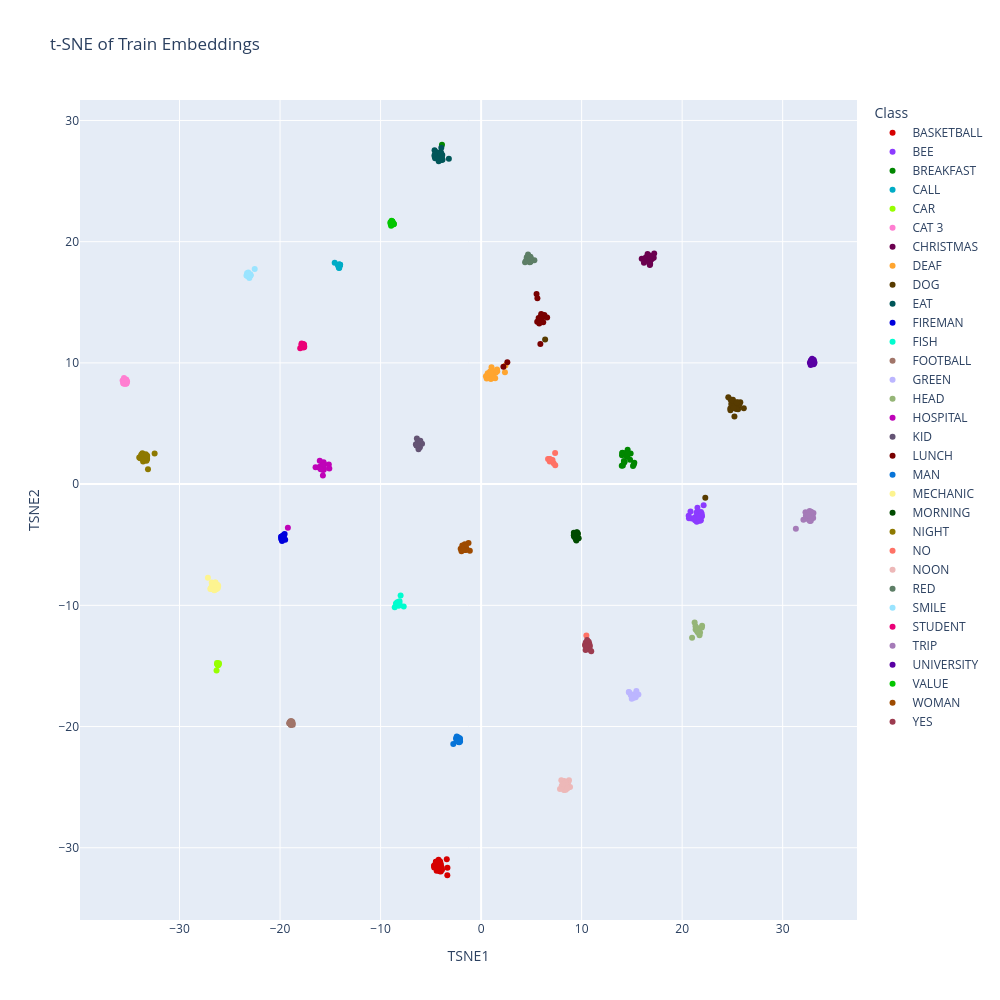

The notebook cell this image was saved under:
### Code cell
embeddings = train["last_embeddings"]
labels = train["labels"]
id_to_label = train["id_to_label"]

class_names = [id_to_label[label] for label in labels]

tsne = TSNE(
    n_components=2,
    perplexity=30,
    learning_rate="auto",
    init="pca",
    random_state=42
)

embeddings_2d = tsne.fit_transform(embeddings)

df = pd.DataFrame({
    "TSNE1": embeddings_2d[:, 0],
    "TSNE2": embeddings_2d[:, 1],
    "Class": class_names
})

palette_32 = cc.glasbey[:32]

fig = px.scatter(
    df,
    x="TSNE1",
    y="TSNE2",
    color="Class",
    title="t-SNE of Train Embeddings",
    width=1000,
    height=1000,
    color_discrete_sequence=palette_32
)

fig.show()

### Figure 1 — Plotly figure (JSON) as saved in the notebook; plotly's stock layout.template omitted (floating-point values rounded to 4 significant figures)
{"data": [{"hovertemplate": "Class=BASKETBALL<br>TSNE1=%{x}<br>TSNE2=%{y}<extra></extra>", "legendgroup": "BASKETBALL", "marker": {"color": "#d60000", "symbol": "circle"}, "mode": "markers", "name": "BASKETBALL", "orientation": "v", "showlegend": true, "type": "scatter", "x": [-4.423, -3.922, -3.361, -4.093, -4.038, -4.01, -4.132, -4.624, -4.075, -4.26, -4.227, -4.69, -4.015, -4.318, -4.424, -4.498, -4.022, -4.058, -4.267, -3.348, -3.415, -4.076, -4.472, -4.598, -4.665, -4.566, -4.231, -4.367, -4.5, -3.888], "xaxis": "x", "y": [-31.9, -31.62, -32.27, -31.26, -31.74, -31.96, -31.95, -31.45, -31.14, -31.74, -31.19, -31.48, -31.44, -31.21, -31.63, -31.15, -31.31, -31.35, -31.79, -31.64, -30.94, -31.41, -31.14, -31.58, -31.64, -31.58, -30.99, -31.66, -31.19, -31.81], "yaxis": "y"}, {"hovertemplate": "Class=BEE<br>TSNE1=%{x}<br>TSNE2=%{y}<extra></extra>", "legendgroup": "BEE", "marker": {"color": "#8c3bff", "symbol": "circle"}, "mode": "markers", "name": "BEE", "orientation": "v", "showlegend": true, "type": "scatter", "x": [21.43, 21.49, 20.95, 21.56, 21.97, 21.44, 21.28, 22.14, 21.94, 21.87, 21.94, 21.86, 21.55, 21.41, 21.57, 21.3, 21.77, 20.68, 21.31, 21.5, 21.52, 21.45, 20.65, 21.61, 20.83, 21.17], "xaxis": "x", "y": [-2.335, -2.908, -2.846, -2.589, -2.65, -2.741, -2.975, -1.743, -2.433, -2.291, -2.612, -2.985, -2.776, -2.867, -3.017, -2.725, -3.013, -2.814, -2.747, -2.797, -1.957, -3.115, -2.618, -2.68, -2.268, -2.827], "yaxis": "y"}, {"hovertemplate": "Class=BREAKFAST<br>TSNE1=%{x}<br>TSNE2=%{y}<extra></extra>", "legendgroup": "BREAKFAST", "marker": {"color": "#018700", "symbol": "circle"}, "mode": "markers", "name": "BREAKFAST", "orientation": "v", "showlegend": true, "type": "scatter", "x": [15.24, 13.99, 15.11, 14.26, -3.893, 14.04, 14.48, 14.29, 14.2, 15.19, 14.82, 14.21, 14.88, 14.07, 14.32, 14.39, 14.44, 14.02, 14.58, 14.1, 14.37, 14.25, 14.25, 14.55, 14.48, 14.58], "xaxis": "x", "y": [1.756, 1.507, 1.498, 1.837, 28.0, 2.557, 2.485, 2.484, 1.9, 1.622, 2.018, 1.804, 2.517, 2.579, 2.522, 2.417, 2.531, 2.391, 2.845, 1.537, 2.461, 1.801, 2.53, 2.257, 2.319, 2.529], "yaxis": "y"}, {"hovertemplate": "Class=CALL<br>TSNE1=%{x}<br>TSNE2=%{y}<extra></extra>", "legendgroup": "CALL", "marker": {"color": "#00acc6", "symbol": "circle"}, "mode": "markers", "name": "CALL", "orientation": "v", "showlegend": true, "type": "scatter", "x": [-14.08, -14.09, -14.16, -14.03, -14.2, -14.17, -14.14, -14.15, -14.13, -14.17, -14.15, -14.16, -14.03, -14.19, -14.07, -14.57, -14.11, -14.11, -14.18], "xaxis": "x", "y": [18.0, 18.11, 18.02, 18.09, 18.04, 18.03, 18.01, 18.11, 17.83, 17.91, 18.03, 17.98, 18.09, 18.02, 18.08, 18.27, 18.03, 17.85, 18.01], "yaxis": "y"}, {"hovertemplate": "Class=CAR<br>TSNE1=%{x}<br>TSNE2=%{y}<extra></extra>", "legendgroup": "CAR", "marker": {"color": "#97ff00", "symbol": "circle"}, "mode": "markers", "name": "CAR", "orientation": "v", "showlegend": true, "type": "scatter", "x": [-26.22, -26.08, -26.2, -26.27, -26.19, -26.2, -26.21, -26.17, -26.11, -26.17, -26.2, -26.14, -26.19, -26.18, -26.19, -26.32, -26.2, -26.21, -26.18], "xaxis": "x", "y": [-14.89, -14.79, -14.9, -14.77, -14.82, -14.86, -14.84, -14.85, -14.89, -14.79, -14.89, -14.93, -14.89, -14.88, -14.86, -15.37, -14.91, -14.85, -14.83], "yaxis": "y"}, {"hovertemplate": "Class=CAT 3<br>TSNE1=%{x}<br>TSNE2=%{y}<extra></extra>", "legendgroup": "CAT 3", "marker": {"color": "#ff7ed1", "symbol": "circle"}, "mode": "markers", "name": "CAT 3", "orientation": "v", "showlegend": true, "type": "scatter", "x": [-35.52, -35.54, -35.32, -35.52, -35.36, -35.51, -35.31, -35.66, -35.31, -35.62, -35.52, -35.31, -35.29, -35.28, -35.47, -35.28, -35.47, -35.27, -35.5, -35.22, -35.53], "xaxis": "x", "y": [8.384, 8.322, 8.282, 8.283, 8.294, 8.396, 8.388, 8.551, 8.631, 8.349, 8.322, 8.441, 8.573, 8.319, 8.556, 8.502, 8.565, 8.345, 8.349, 8.468, 8.76], "yaxis": "y"}, {"hovertemplate": "Class=CHRISTMAS<br>TSNE1=%{x}<br>TSNE2=%{y}<extra></extra>", "legendgroup": "CHRISTMAS", "marker": {"color": "#6b004f", "symbol": "circle"}, "mode": "markers", "name": "CHRISTMAS", "orientation": "v", "showlegend": true, "type": "scatter", "x": [16.81, 17.01, 16.82, 17.18, 16.71, 16.7, 16.78, 16.83, 16.35, 16.62, 16.6, 15.98, 16.2, 16.49, 17.22, 16.94, 16.56, 16.97, 16.8, 16.42, 16.54, 16.62, 16.18, 16.68, 16.81, 16.83], "xaxis": "x", "y": [18.21, 18.64, 18.76, 18.67, 18.29, 18.44, 18.08, 18.81, 18.63, 18.53, 18.46, 18.59, 18.26, 18.63, 19.03, 18.62, 18.98, 18.54, 18.52, 18.72, 18.77, 18.84, 18.6, 18.88, 18.14, 18.78], "yaxis": "y"}, {"hovertemplate": "Class=DEAF<br>TSNE1=%{x}<br>TSNE2=%{y}<extra></extra>", "legendgroup": "DEAF", "marker": {"color": "#ffa52f", "symbol": "circle"}, "mode": "markers", "name": "DEAF", "orientation": "v", "showlegend": true, "type": "scatter", "x": [0.9162, 2.371, 1.605, 2.425, 1.037, 1.588, 0.7313, 0.6832, 0.9967, 0.9713, 0.6598, 0.5547, 0.901, 0.9237, 0.906, 0.4787, 1.271, 1.449, 1.097, 1.312, 1.175, 1.399, 0.7811, 0.6345, 1.018, 0.9665], "xaxis": "x", "y": [8.96, 9.226, 9.313, 9.794, 9.645, 9.462, 8.793, 9.069, 8.965, 8.674, 9.153, 8.711, 8.882, 9.299, 9.299, 8.897, 8.764, 9.188, 9.025, 9.3, 9.039, 8.728, 8.753, 9.002, 9.093, 9.142], "yaxis": "y"}, {"hovertemplate": "Class=DOG<br>TSNE1=%{x}<br>TSNE2=%{y}<extra></extra>", "legendgroup": "DOG", "marker": {"color": "#573b00", "symbol": "circle"}, "mode": "markers", "name": "DOG", "orientation": "v", "showlegend": true, "type": "scatter", "x": [25.34, 25.58, 25.56, 25.38, 25.62, 25.45, 25.2, 25.45, 25.57, 25.11, 25.79, 25.42, 25.69, 25.02, 24.81, 24.91, 24.81, 25.24, 25.05, 24.79, 25.38, 6.368, 24.59, 24.9, 25.49, 25.01, 22.3, 26.13, 25.15, 25.44], "xaxis": "x", "y": [6.323, 6.418, 6.538, 6.433, 6.508, 6.638, 5.579, 6.593, 6.174, 6.612, 6.759, 6.378, 6.58, 6.533, 6.983, 6.715, 6.086, 6.461, 6.954, 6.24, 6.187, 11.93, 7.166, 6.569, 6.762, 6.852, -1.122, 6.258, 6.288, 6.726], "yaxis": "y"}, {"hovertemplate": "Class=EAT<br>TSNE1=%{x}<br>TSNE2=%{y}<extra></extra>", "legendgroup": "EAT", "marker": {"color": "#005659", "symbol": "circle"}, "mode": "markers", "name": "EAT", "orientation": "v", "showlegend": true, "type": "scatter", "x": [-3.983, -4.576, -3.843, -3.935, -4.173, -3.862, -4.628, -3.874, -3.209, -3.959, -4.537, -4.64, -4.123, -3.923, -4.28, -4.217, -4.125, -4.213, -4.247, -4.08, -4.617, -4.086, -4.075, -4.276, -3.906, -4.036], "xaxis": "x", "y": [27.35, 26.89, 26.76, 26.76, 27.18, 27.14, 27.54, 26.78, 26.85, 27.76, 27.42, 27.07, 27.34, 27.15, 27.22, 26.64, 27.36, 27.03, 27.01, 26.96, 27.17, 26.76, 26.74, 26.83, 26.95, 27.24], "yaxis": "y"}, {"hovertemplate": "Class=FIREMAN<br>TSNE1=%{x}<br>TSNE2=%{y}<extra></extra>", "legendgroup": "FIREMAN", "marker": {"color": "#0000dd", "symbol": "circle"}, "mode": "markers", "name": "FIREMAN", "orientation": "v", "showlegend": true, "type": "scatter", "x": [-19.54, -19.68, -19.6, -19.66, -19.76, -19.89, -19.8, -19.66, -19.68, -19.88, -19.87, -19.81, -19.74, -19.82, -19.78, -19.78, -19.86, -19.49, -19.73, -19.83], "xaxis": "x", "y": [-4.115, -4.244, -4.183, -4.254, -4.274, -4.339, -4.692, -4.442, -4.345, -4.53, -4.351, -4.414, -4.392, -4.598, -4.538, -4.422, -4.534, -4.583, -4.302, -4.388], "yaxis": "y"}, {"hovertemplate": "Class=FISH<br>TSNE1=%{x}<br>TSNE2=%{y}<extra></extra>", "legendgroup": "FISH", "marker": {"color": "#00fdcf", "symbol": "circle"}, "mode": "markers", "name": "FISH", "orientation": "v", "showlegend": true, "type": "scatter", "x": [-7.697, -8.114, -8.188, -8.201, -8.453, -8.008, -8.178, -8.2, -8.593, -8.327, -8.454, -8.127, -8.29, -8.373, -8.242, -8.141, -8.311, -8.275, -8.33, -8.357, -8.206], "xaxis": "x", "y": [-10.09, -9.666, -9.926, -9.815, -9.868, -9.197, -9.957, -10.03, -10.15, -9.916, -9.849, -9.855, -9.805, -9.857, -9.841, -9.889, -9.744, -9.933, -9.837, -9.768, -9.864], "yaxis": "y"}, {"hovertemplate": "Class=FOOTBALL<br>TSNE1=%{x}<br>TSNE2=%{y}<extra></extra>", "legendgroup": "FOOTBALL", "marker": {"color": "#a17569", "symbol": "circle"}, "mode": "markers", "name": "FOOTBALL", "orientation": "v", "showlegend": true, "type": "scatter", "x": [-18.94, -18.77, -18.97, -18.78, -18.87, -18.99, -18.82, -18.9, -18.88, -18.74, -18.78, -19.1, -18.95, -18.88, -18.86, -18.96, -19.03, -18.93, -19.03, -18.91], "xaxis": "x", "y": [-19.76, -19.64, -19.56, -19.73, -19.66, -19.62, -19.58, -19.64, -19.84, -19.85, -19.76, -19.73, -19.76, -19.56, -19.83, -19.81, -19.7, -19.86, -19.66, -19.6], "yaxis": "y"}, {"hovertemplate": "Class=GREEN<br>TSNE1=%{x}<br>TSNE2=%{y}<extra></extra>", "legendgroup": "GREEN", "marker": {"color": "#bcb6ff", "symbol": "circle"}, "mode": "markers", "name": "GREEN", "orientation": "v", "showlegend": true, "type": "scatter", "x": [14.86, 15.39, 15.13, 15.3, 14.71, 14.7, 15.65, 15.05, 14.99, 15.16, 14.99, 15.45, 15.29, 15.2, 15.11, 14.9, 15.07, 15.17, 15.3, 15.06, 14.99], "xaxis": "x", "y": [-17.32, -17.55, -17.48, -17.36, -17.18, -17.15, -17.36, -17.52, -17.49, -17.57, -17.53, -17.08, -17.33, -17.48, -17.52, -17.39, -17.64, -17.54, -17.61, -17.55, -17.71], "yaxis": "y"}, {"hovertemplate": "Class=HEAD<br>TSNE1=%{x}<br>TSNE2=%{y}<extra></extra>", "legendgroup": "HEAD", "marker": {"color": "#95b577", "symbol": "circle"}, "mode": "markers", "name": "HEAD", "orientation": "v", "showlegend": true, "type": "scatter", "x": [21.6, 21.59, 21.52, 21.34, 20.99, 21.63, 21.57, 21.56, 21.6, 21.24, 21.42, 21.51, 21.73, 21.54, 21.98, 21.96, 21.56, 21.78, 21.33, 21.61, 21.56], "xaxis": "x", "y": [-11.94, -12.09, -12.18, -11.99, -12.66, -12.26, -12.18, -12.18, -12.12, -11.41, -11.85, -12.12, -12.47, -12.19, -11.68, -11.83, -12.08, -12.24, -11.73, -12.21, -12.07], "yaxis": "y"}, {"hovertemplate": "Class=HOSPITAL<br>TSNE1=%{x}<br>TSNE2=%{y}<extra></extra>", "legendgroup": "HOSPITAL", "marker": {"color": "#bf03b8", "symbol": "circle"}, "mode": "markers", "name": "HOSPITAL", "orientation": "v", "showlegend": true, "type": "scatter", "x": [-15.92, -16.47, -15.91, -15.84, -15.72, -15.66, -15.81, -15.82, -15.74, -15.71, -15.68, -19.22, -15.73, -16.07, -15.64, -15.66, -15.15, -15.1, -15.87, -16.12, -15.74, -16.05, -15.7, -15.65, -15.72, -15.96], "xaxis": "x", "y": [1.433, 1.395, 1.499, 1.255, 1.38, 1.358, 1.343, 1.482, 1.508, 1.157, 1.621, -3.603, 1.578, 1.403, 1.211, 1.811, 1.622, 1.291, 1.227, 1.38, 0.7093, 1.929, 1.33, 1.668, 1.507, 1.233], "yaxis": "y"}, {"hovertemplate": "Class=KID<br>TSNE1=%{x}<br>TSNE2=%{y}<extra></extra>", "legendgroup": "KID", "marker": {"color": "#645474", "symbol": "circle"}, "mode": "markers", "name": "KID", "orientation": "v", "showlegend": true, "type": "scatter", "x": [-6.241, -6.297, -6.329, -6.428, -6.287, -6.486, -5.875, -6.25, -6.422, -6.287, -6.314, -6.087, -6.341, -6.367, -6.226, -6.399, -6.276, -6.368, -6.047, -6.388], "xaxis": "x", "y": [3.473, 3.297, 3.274, 3.267, 3.355, 3.28, 3.324, 3.382, 3.185, 3.269, 3.345, 3.036, 3.284, 3.285, 2.878, 3.195, 3.194, 3.23, 3.582, 3.767], "yaxis": "y"}, {"hovertemplate": "Class=LUNCH<br>TSNE1=%{x}<br>TSNE2=%{y}<extra></extra>", "legendgroup": "LUNCH", "marker": {"color": "#790000", "symbol": "circle"}, "mode": "markers", "name": "LUNCH", "orientation": "v", "showlegend": true, "type": "scatter", "x": [6.295, 2.609, 5.515, 2.22, 6.054, 5.911, 5.993, 6.291, 5.98, 5.893, 5.581, 6.57, 5.979, 5.6, 5.722, 5.82, 5.948, 6.001, 6.028, 6.163, 5.915, 6.179, 6.033, 5.785, 5.887], "xaxis": "x", "y": [13.88, 10.06, 15.67, 9.681, 13.73, 13.77, 13.93, 13.96, 13.74, 11.56, 13.4, 13.74, 14.03, 15.34, 13.7, 13.53, 13.58, 13.77, 13.8, 13.9, 13.73, 13.35, 13.65, 13.25, 13.65], "yaxis": "y"}, {"hovertemplate": "Class=MAN<br>TSNE1=%{x}<br>TSNE2=%{y}<extra></extra>", "legendgroup": "MAN", "marker": {"color": "#0774d8", "symbol": "circle"}, "mode": "markers", "name": "MAN", "orientation": "v", "showlegend": true, "type": "scatter", "x": [-2.497, -2.359, -2.24, -2.767, -2.135, -2.311, -2.303, -2.291, -2.145, -2.335, -2.228, -2.111, -2.424, -2.095, -2.185, -2.307, -2.428, -2.142, -2.118, -2.186, -2.31], "xaxis": "x", "y": [-20.98, -21.09, -21.22, -21.43, -21.1, -20.89, -21.21, -21.16, -20.97, -21.06, -21.27, -20.98, -20.82, -21.23, -21.08, -21.16, -21.18, -21.25, -21.08, -21.29, -21.2], "yaxis": "y"}, {"hovertemplate": "Class=MECHANIC<br>TSNE1=%{x}<br>TSNE2=%{y}<extra></extra>", "legendgroup": "MECHANIC", "marker": {"color": "#fdf490", "symbol": "circle"}, "mode": "markers", "name": "MECHANIC", "orientation": "v", "showlegend": true, "type": "scatter", "x": [-26.32, -26.29, -26.21, -27.18, -26.66, -26.31, -26.19, -26.89, -26.38, -26.81, -26.15, -26.47, -26.28, -26.43, -26.55, -26.74, -26.44, -26.59, -26.54, -26.61, -26.71, -26.39, -26.8, -26.93, -26.8, -26.54], "xaxis": "x", "y": [-8.459, -8.532, -8.316, -7.727, -8.291, -8.308, -8.564, -8.583, -8.676, -8.662, -8.41, -8.176, -8.631, -8.108, -8.174, -8.368, -8.126, -8.202, -8.75, -8.645, -8.624, -8.26, -8.475, -8.651, -8.12, -8.736], "yaxis": "y"}, {"hovertemplate": "Class=MORNING<br>TSNE1=%{x}<br>TSNE2=%{y}<extra></extra>", "legendgroup": "MORNING", "marker": {"color": "#004b00", "symbol": "circle"}, "mode": "markers", "name": "MORNING", "orientation": "v", "showlegend": true, "type": "scatter", "x": [9.264, 9.323, 9.411, 9.434, 9.508, 9.351, 9.558, 9.536, 9.27, 9.396, 9.343, 9.354, 9.277, 9.634, 9.516, 9.282, 9.225, 9.222, 9.475, 9.706, 9.424], "xaxis": "x", "y": [-4.119, -4.154, -4.413, -4.323, -4.331, -4.344, -3.998, -4.135, -4.344, -4.374, -4.327, -4.041, -4.341, -4.086, -3.97, -4.191, -4.008, -4.216, -4.652, -4.474, -4.557], "yaxis": "y"}, {"hovertemplate": "Class=NIGHT<br>TSNE1=%{x}<br>TSNE2=%{y}<extra></extra>", "legendgroup": "NIGHT", "marker": {"color": "#8e7900", "symbol": "circle"}, "mode": "markers", "name": "NIGHT", "orientation": "v", "showlegend": true, "type": "scatter", "x": [-33.53, -33.23, -34.01, -33.14, -33.74, -33.59, -33.91, -33.81, -33.7, -33.73, -33.81, -33.29, -33.64, -33.42, -33.36, -33.24, -33.46, -33.52, -33.26, -33.62, -33.32, -33.22, -33.32, -33.55, -33.33, -32.48], "xaxis": "x", "y": [1.983, 2.078, 2.202, 1.233, 2.237, 1.957, 2.136, 2.337, 2.545, 2.432, 2.428, 1.92, 2.361, 2.075, 2.454, 2.094, 2.394, 2.035, 2.214, 1.875, 2.183, 2.344, 2.383, 2.063, 2.382, 2.534], "yaxis": "y"}, {"hovertemplate": "Class=NO<br>TSNE1=%{x}<br>TSNE2=%{y}<extra></extra>", "legendgroup": "NO", "marker": {"color": "#ff7266", "symbol": "circle"}, "mode": "markers", "name": "NO", "orientation": "v", "showlegend": true, "type": "scatter", "x": [6.825, 6.88, 6.948, 7.216, 10.47, 7.104, 7.048, 6.776, 6.931, 6.975, 6.659, 7.374, 6.894, 6.952, 6.907, 6.826, 7.361, 7.006, 6.942, 6.922], "xaxis": "x", "y": [2.074, 1.986, 1.986, 1.713, -12.49, 1.997, 1.913, 2.071, 1.914, 1.942, 2.08, 1.566, 2.008, 1.982, 1.972, 1.874, 2.575, 1.935, 1.959, 1.998], "yaxis": "y"}, {"hovertemplate": "Class=NOON<br>TSNE1=%{x}<br>TSNE2=%{y}<extra></extra>", "legendgroup": "NOON", "marker": {"color": "#edb8b8", "symbol": "circle"}, "mode": "markers", "name": "NOON", "orientation": "v", "showlegend": true, "type": "scatter", "x": [8.664, 7.848, 8.311, 8.743, 8.393, 8.285, 8.428, 8.269, 8.375, 8.292, 8.273, 8.703, 8.022, 8.847, 8.575, 8.248, 8.437, 8.19, 7.981, 8.503, 8.595, 8.407, 8.048, 8.379, 8.178], "xaxis": "x", "y": [-24.58, -25.16, -24.82, -24.43, -25.13, -25.21, -25.2, -24.72, -24.59, -24.58, -24.49, -24.98, -24.87, -24.99, -25.0, -25.24, -25.04, -24.73, -24.43, -24.92, -25.08, -24.62, -24.91, -24.67, -24.74], "yaxis": "y"}, {"hovertemplate": "Class=RED<br>TSNE1=%{x}<br>TSNE2=%{y}<extra></extra>", "legendgroup": "RED", "marker": {"color": "#5d7e66", "symbol": "circle"}, "mode": "markers", "name": "RED", "orientation": "v", "showlegend": true, "type": "scatter", "x": [4.757, 4.717, 4.954, 4.834, 4.844, 4.9, 4.928, 5.298, 4.466, 4.888, 4.792, 4.889, 4.798, 4.742, 4.542, 4.723, 4.825, 4.882, 4.918, 4.67, 4.373], "xaxis": "x", "y": [18.68, 18.74, 18.58, 18.31, 18.71, 18.36, 18.35, 18.47, 18.44, 18.4, 18.61, 18.76, 18.69, 18.64, 18.72, 18.79, 18.64, 18.43, 18.71, 18.93, 18.3], "yaxis": "y"}, {"hovertemplate": "Class=SMILE<br>TSNE1=%{x}<br>TSNE2=%{y}<extra></extra>", "legendgroup": "SMILE", "marker": {"color": "#9ae4ff", "symbol": "circle"}, "mode": "markers", "name": "SMILE", "orientation": "v", "showlegend": true, "type": "scatter", "x": [-23.1, -23.28, -23.16, -23.26, -22.97, -23.22, -23.14, -23.0, -23.06, -22.94, -22.93, -23.11, -23.17, -23.2, -22.52, -23.17, -23.34, -23.29, -22.97, -23.2, -23.1], "xaxis": "x", "y": [17.19, 17.39, 17.46, 17.18, 17.31, 17.29, 17.31, 17.21, 17.01, 17.23, 17.22, 17.12, 17.35, 17.17, 17.74, 17.35, 17.21, 17.25, 17.21, 17.39, 17.29], "yaxis": "y"}, {"hovertemplate": "Class=STUDENT<br>TSNE1=%{x}<br>TSNE2=%{y}<extra></extra>", "legendgroup": "STUDENT", "marker": {"color": "#eb0077", "symbol": "circle"}, "mode": "markers", "name": "STUDENT", "orientation": "v", "showlegend": true, "type": "scatter", "x": [-17.66, -17.62, -17.8, -17.66, -17.67, -17.68, -18.0, -17.73, -17.69, -17.8, -17.63, -17.86, -17.85, -17.84, -17.6, -17.68, -17.71, -17.6, -17.82, -17.86], "xaxis": "x", "y": [11.26, 11.51, 11.55, 11.55, 11.39, 11.4, 11.22, 11.47, 11.35, 11.53, 11.32, 11.31, 11.59, 11.45, 11.32, 11.52, 11.34, 11.4, 11.51, 11.55], "yaxis": "y"}, {"hovertemplate": "Class=TRIP<br>TSNE1=%{x}<br>TSNE2=%{y}<extra></extra>", "legendgroup": "TRIP", "marker": {"color": "#a57bb8", "symbol": "circle"}, "mode": "markers", "name": "TRIP", "orientation": "v", "showlegend": true, "type": "scatter", "x": [32.8, 32.4, 32.27, 32.67, 33.06, 32.07, 32.82, 32.6, 32.6, 32.45, 32.93, 32.81, 32.8, 32.63, 32.44, 32.51, 32.71, 32.49, 32.44, 32.97, 33.03, 32.68, 32.31, 32.85, 32.83, 32.55, 31.31], "xaxis": "x", "y": [-2.786, -2.777, -2.33, -2.382, -2.39, -2.943, -2.769, -2.906, -2.931, -2.558, -2.559, -2.293, -3.02, -2.441, -2.377, -2.805, -3.05, -2.504, -2.418, -2.515, -2.803, -2.226, -2.619, -2.3, -2.803, -2.561, -3.674], "yaxis": "y"}, {"hovertemplate": "Class=UNIVERSITY<br>TSNE1=%{x}<br>TSNE2=%{y}<extra></extra>", "legendgroup": "UNIVERSITY", "marker": {"color": "#5900a3", "symbol": "circle"}, "mode": "markers", "name": "UNIVERSITY", "orientation": "v", "showlegend": true, "type": "scatter", "x": [32.98, 33.1, 32.8, 33.08, 32.97, 33.16, 32.8, 32.71, 33.11, 32.98, 33.08, 33.02, 32.87, 32.79, 32.89, 33.14, 32.83, 33.06, 33.05, 32.88, 32.93], "xaxis": "x", "y": [10.09, 10.01, 10.15, 10.24, 10.15, 10.06, 10.18, 10.02, 10.03, 10.16, 9.881, 9.977, 10.2, 9.83, 9.955, 9.975, 10.03, 10.21, 10.24, 10.26, 10.35], "yaxis": "y"}, {"hovertemplate": "Class=VALUE<br>TSNE1=%{x}<br>TSNE2=%{y}<extra></extra>", "legendgroup": "VALUE", "marker": {"color": "#03c600", "symbol": "circle"}, "mode": "markers", "name": "VALUE", "orientation": "v", "showlegend": true, "type": "scatter", "x": [-8.676, -8.938, -8.948, -8.684, -8.854, -8.949, -8.809, -8.887, -8.85, -8.837, -8.953, -8.913, -8.828, -8.864, -8.998, -8.735, -8.907, -8.767, -9.029, -8.867], "xaxis": "x", "y": [21.47, 21.56, 21.56, 21.45, 21.6, 21.31, 21.64, 21.56, 21.69, 21.55, 21.48, 21.41, 21.62, 21.49, 21.47, 21.5, 21.73, 21.43, 21.58, 21.63], "yaxis": "y"}, {"hovertemplate": "Class=WOMAN<br>TSNE1=%{x}<br>TSNE2=%{y}<extra></extra>", "legendgroup": "WOMAN", "marker": {"color": "#9e4b00", "symbol": "circle"}, "mode": "markers", "name": "WOMAN", "orientation": "v", "showlegend": true, "type": "scatter", "x": [-1.488, -1.62, -1.254, -1.611, -1.755, -1.87, -1.72, -1.579, -2.032, -1.689, -1.464, -1.776, -1.737, -1.122, -1.95, -1.677, -1.529, -1.668, -1.575, -1.787, -1.798], "xaxis": "x", "y": [-5.408, -4.958, -4.853, -5.114, -5.385, -5.073, -5.21, -5.32, -5.328, -5.296, -5.314, -5.418, -5.372, -5.503, -5.546, -5.439, -5.235, -5.441, -5.438, -5.327, -5.414], "yaxis": "y"}, {"hovertemplate": "Class=YES<br>TSNE1=%{x}<br>TSNE2=%{y}<extra></extra>", "legendgroup": "YES", "marker": {"color": "#9c3b4f", "symbol": "circle"}, "mode": "markers", "name": "YES", "orientation": "v", "showlegend": true, "type": "scatter", "x": [10.76, 10.82, 10.55, 10.49, 10.38, 10.53, 10.75, 10.62, 10.71, 10.78, 10.47, 10.7, 10.35, 10.38, 10.41, 10.55, 10.57, 10.48, 10.95, 10.4], "xaxis": "x", "y": [-13.16, -13.36, -13.49, -13.16, -13.22, -13.18, -13.54, -13.17, -13.45, -13.63, -13.06, -13.0, -13.27, -13.33, -13.07, -12.85, -13.27, -13.36, -13.78, -13.68], "yaxis": "y"}], "layout": {"height": 1000, "legend": {"title": {"text": "Class"}, "tracegroupgap": 0}, "title": {"text": "t-SNE of Train Embeddings"}, "width": 1000, "xaxis": {"anchor": "y", "domain": [0, 1], "title": {"text": "TSNE1"}}, "yaxis": {"anchor": "x", "domain": [0, 1], "title": {"text": "TSNE2"}}}}
